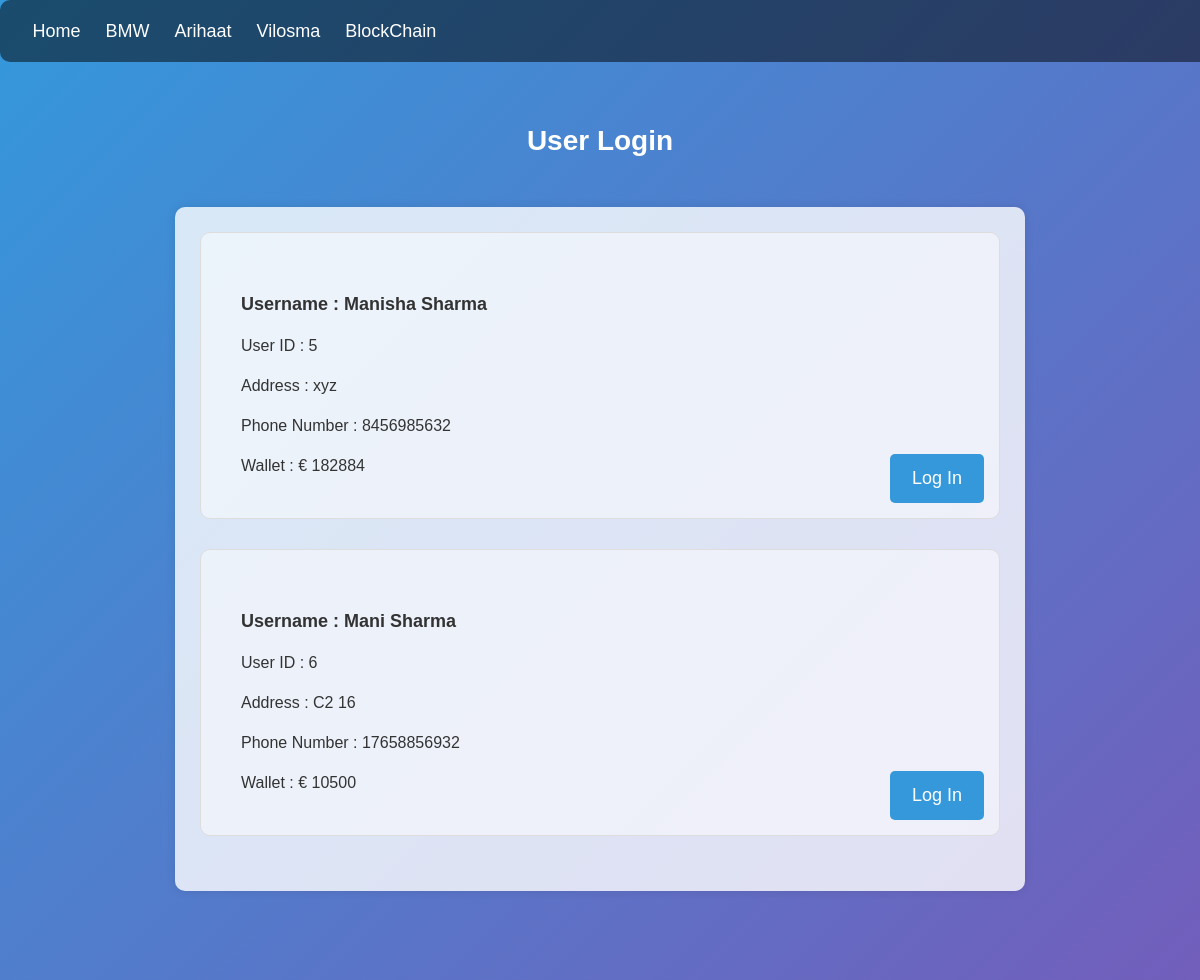
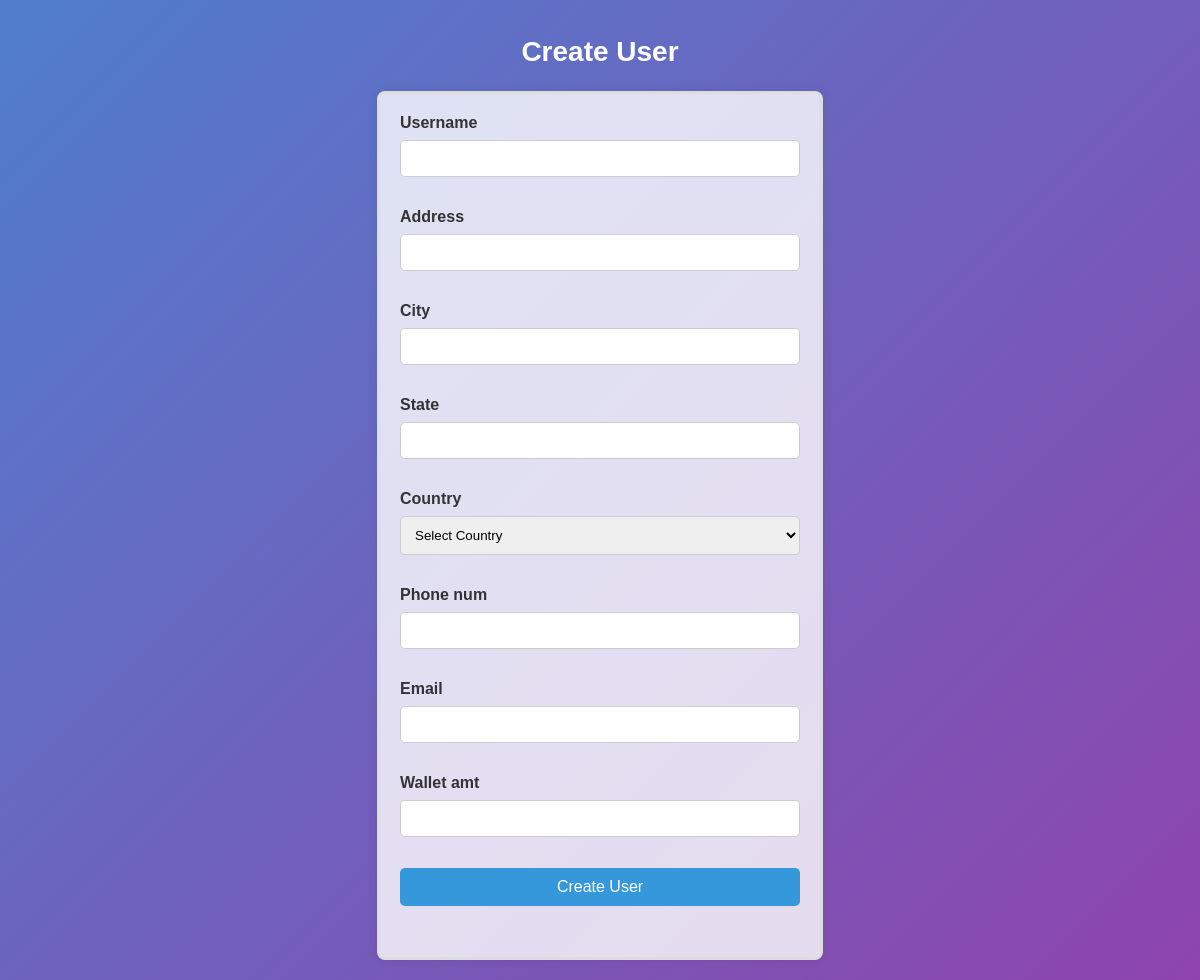
The page / on the database its author committed (2 pictures, top to bottom).
### supplyChain_app/models.py (models this page shows, shortened)
class UserModel(models.Model):
    user_id = models.AutoField(primary_key=True)
    username = models.CharField(max_length=40)
    address = models.CharField(max_length=200)
    city = models.CharField(max_length=50)
    state = models.CharField(max_length=100)
    country = models.CharField(max_length=200, null=True, choices=CountryField().choices + [('', 'Select Country')])
    phone_num = models.PositiveIntegerField()
    email = models.EmailField()
    wallet_amt = models.IntegerField()

### supplyChain_app/views.py (the view)
# urls.py: 2. Add a URL to urlpatterns:  path('', views.home, name='home')
def home(request):
    user_id = request.session.get('user_id') #checks if userid is in session or not
    if user_id is not None:
        user_instance = UserModel.objects.get(user_id=user_id)
        if request.method == 'POST': #update ur profile
            update_form = UserForm(request.POST, instance=user_instance)
            if update_form.is_valid():
                update_form.save()
                return redirect('home')
            else:
                pass
        else:
            orders = OrderModel.objects.filter(user_id=user_id)
            update_form = UserForm(instance=user_instance)
        return render(request, 'home.html', {"update_form" : update_form, "orders" : orders})
    else:
        users = UserModel.objects.all()
        if request.method == "POST":
            data = UserForm(request.POST)
            if data.is_valid():
                data.save()
                context = {
                    "msg" : "User Created",
                    "fm" : UserForm,
                    "users" : users
                }
                return render(request, 'home.html', context)
            else:
                msg = data
                return render(request, 'home.html', {"msg" : msg, "users" : users})
        else:
            fm = UserForm()
            return render(request, 'home.html', {"fm" : fm, "users" : users})

### supplyChain_app/forms.py
class UserForm(forms.ModelForm):
    class Meta:
        model = UserModel
        country = CountryField(blank_label="(select country)")
        fields = ['username', 'address', 'city', 'state', 'country', 'phone_num', 'email', 'wallet_amt']

### supplyChain_app/templates/home.html (shortened to what this page needs)
{% extends 'base.html' %}
{% load static %}
{% block content %}
<html>
    <head>
    </head>
    <body>
        {% if not request.session.user_id %}
            <h2 class="home-head">User Login</h2>
            <div class="login-container">
                {% for user in users %}
                    <div class="user-info-container">
                        <div class="user-info">
                            <p>Username : {{user.username}}</p>
                            <p>User ID : {{ user.user_id }}</p>
                            <p>Address : {{user.address}}</p>
                            <p>Phone Number : {{user.phone_num}}</p>
                            <p>Wallet : € {{user.wallet_amt}}</p>
                        </div>
                        <a href="{% url 'login' user_id=user.user_id  %}" class="login-btn">Log In</a>
                    </div>
                {% empty %}
                    <p>No users found!</p>
                {% endfor %}
            </div>
            <h2 class="home-head">Create User</h2>
            <div class="user-form">
                <form method="POST">
                    {% for field in fm %}
                        <div class="form-group">
                            <label for="{{ field.id_for_label }}">{{ field.label }}</label>
                            {{ field }}
                        </div>
                    {% endfor %}
                    <input type="submit" value="Create User"/>
                </form>
            </div>
        {% endif %}
    </body>
</html>
{% endblock %}

### supplyChain_app/static/home.css (style rules this page uses)
body { background: linear-gradient(135deg, #3498db, #8e44ad); background-repeat: no-repeat; background-attachment: fixed; background-size: cover; color: #fff; font-family: 'Arial', sans-serif; margin: 0; }
.login-container { padding: 25px; font-size: 18px; background-color: rgba(255, 255, 255, 0.8); box-shadow: 0 0 10px rgba(0, 0, 0, 0.1); border-radius: 10px; max-width: 800px; margin: 50px auto; }
.home-head { font-size: 28px; text-align: center; margin-top: 125px; }
.user-info-container { margin-bottom: 30px; padding: 20px; border: 1px solid #ddd; border-radius: 10px; background-color: rgba(255, 255, 255, 0.5); position: relative; }
.user-info { padding: 20px; color: #333; font-size: 16px; line-height: 1.5; }
.user-info p { margin-bottom: 15px; font-weight: 400; }
.user-info p:last-child { margin-bottom: 0; }
.user-info p:first-child { font-size: 18px; font-weight: 800; }
.login-btn { text-decoration: none; display: inline-block; background-color: #3498db; font-size: 18px; padding: 12px 20px; color: #fff; border-radius: 5px; transition: background-color 0.3s ease; border: 2px solid transparent; position: absolute; bottom: 15px; right: 15px; }
.user-form { max-width: 400px; margin: 20px auto; padding: 20px; background-color: rgba(255, 255, 255, 0.8); box-shadow: 0 0 10px rgba(0, 0, 0, 0.1); border: 3px solid #ddd; border-radius: 8px; }
.form-group { margin-bottom: 16px; }
.user-form label { display: block; margin-bottom: 8px; font-weight: bold; color: #333; }
.user-form input, .user-form select { width: 100%; padding: 10px; margin-bottom: 15px; border: 1px solid #ccc; border-radius: 5px; }
.user-form input[type="submit"] { background-color: #3498db; color: #fff; width: 100%; cursor: pointer; transition: background-color 0.3s ease; border: none; border-radius: 5px; font-size: 16px; }

### rows shown on the page
UserModel: username "Manisha Sharma", user_id "5", address "xyz", phone_num "8456985632", wallet_amt "182884"
UserModel: username "Mani Sharma", user_id "6", address "C2 16", phone_num "17658856932", wallet_amt "10500"

### other values the page prints
{{ field.label }} "Username" "Address" "City" "State" "Country" "Phone num" "Email" "Wallet amt"
